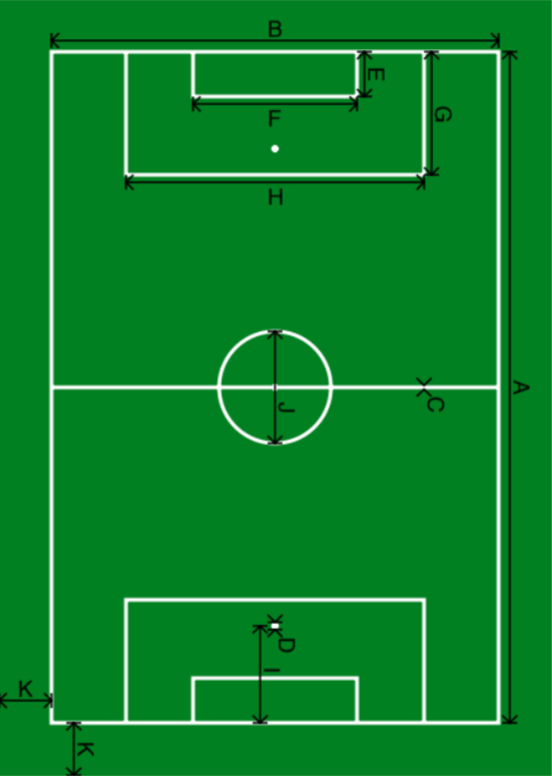
#> input picture src/triangulator/imgs/field.png, 552 x 776 px
$ python -i hough_tools.py   (imports and definitions only)
#> lines starting #> are read from the running program, lines starting #| are printed output that depends on the picture; after the words box and inside, x2 and y2 are one past the last pixel; in counts of white or black regions, pixels touching at a corner belong together
#> further down, picture is the input picture: shape (776, 552, 3); mean B, G, R 40.5, 131.2, 10.3
import cv2
import numpy as np

def load_image(image_file):
    return cv2.imread(image_file, cv2.IMREAD_GRAYSCALE)  # or load from topic

# [22 lines left out: functions circmean, image_center, not called in this run]

# [5 lines of commented-out code are left out]


def image_preprocess(image):
    """
    Baseline preprocessing (Canny-based):
    1) Blur
    2) High threshold to emphasize very bright strips
    3) Canny edges
    """
    blurred = cv2.GaussianBlur(image, (5, 5), 0)
    _, thresh = cv2.threshold(blurred, 230, 255, cv2.THRESH_BINARY)
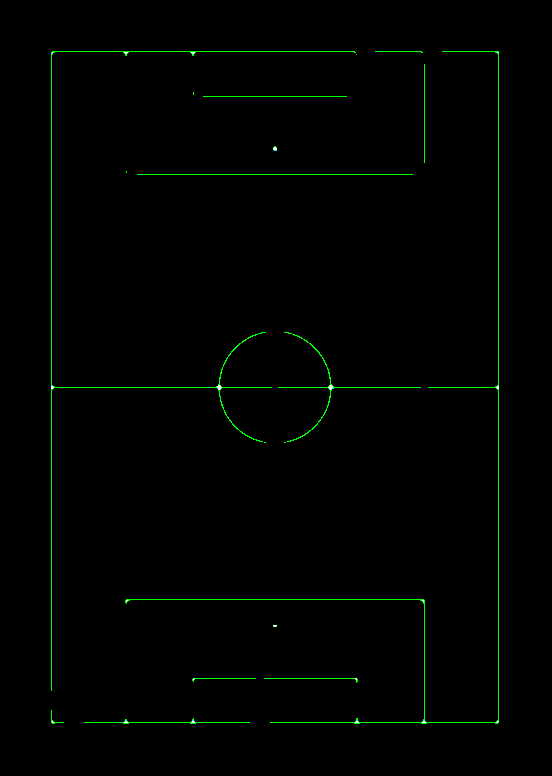
#> thresh: shape (776, 552, 3); mean B, G, R 0.1, 2.5, 0.1
    edges = cv2.Canny(thresh, 0, 255)
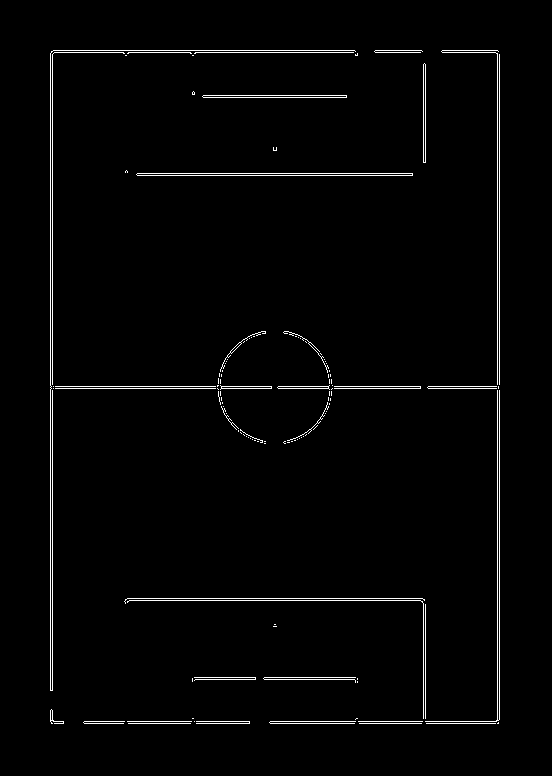
#> edges: shape (776, 552); 1.8% white in thin lines or dots, all inside (x1, y1, x2, y2) = (50, 50, 500, 724)
    return edges

# New line detection algorithm
# [34 lines left out: function image_preprocess_skeleton, not called in this run]


def get_edges(image, method="canny"):
    """
    Factory that picks the preprocessing algorithm.
    method: "canny" (baseline) or "skeleton" (new algorithm).
    Falls back to "canny" if unknown.
    """
    method = (method or "canny").lower()
    if method == "skeleton":
        return image_preprocess_skeleton(image)
    # default
    return image_preprocess(image)


# Hough transform functions

# [113 lines left out: functions polar_lines, filter_lines, line_endpoints, draw_lines, not called in this run]

>>> import cv2
>>> picture = cv2.imread('../../triangulator/imgs/field.png')
>>> result = get_edges(picture)
